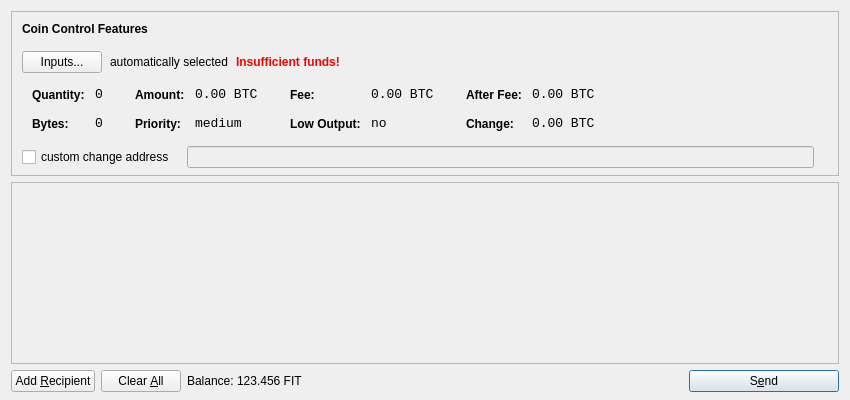
<?xml version="1.0" encoding="UTF-8"?>
<ui version="4.0">
 <class>SendCoinsDialog</class>
 <widget class="QDialog" name="SendCoinsDialog">
  <property name="geometry">
   <rect>
    <x>0</x>
    <y>0</y>
    <width>850</width>
    <height>400</height>
   </rect>
  </property>
  <property name="windowTitle">
   <string>Send Coins</string>
  </property>
  <layout class="QVBoxLayout" name="verticalLayout" stretch="0,1,0">
   <property name="bottomMargin">
    <number>8</number>
   </property>
   <item>
    <widget class="QFrame" name="frameCoinControl">
     <property name="sizePolicy">
      <sizepolicy hsizetype="Expanding" vsizetype="Expanding">
       <horstretch>0</horstretch>
       <verstretch>0</verstretch>
      </sizepolicy>
     </property>
     <property name="maximumSize">
      <size>
       <width>16777215</width>
       <height>16777215</height>
      </size>
     </property>
     <property name="frameShape">
      <enum>QFrame::StyledPanel</enum>
     </property>
     <property name="frameShadow">
      <enum>QFrame::Sunken</enum>
     </property>
     <layout class="QVBoxLayout" name="verticalLayoutCoinControl2">
      <property name="spacing">
       <number>-1</number>
      </property>
      <property name="leftMargin">
       <number>0</number>
      </property>
      <property name="topMargin">
       <number>0</number>
      </property>
      <property name="rightMargin">
       <number>0</number>
      </property>
      <property name="bottomMargin">
       <number>6</number>
      </property>
      <item>
       <layout class="QVBoxLayout" name="verticalLayoutCoinControl" stretch="0,0,0,0,1">
        <property name="spacing">
         <number>0</number>
        </property>
        <property name="leftMargin">
         <number>10</number>
        </property>
        <property name="topMargin">
         <number>10</number>
        </property>
        <item>
         <layout class="QHBoxLayout" name="horizontalLayoutCoinControl1">
          <property name="bottomMargin">
           <number>15</number>
          </property>
          <item>
           <widget class="QLabel" name="labelCoinControlFeatures">
            <property name="sizePolicy">
             <sizepolicy hsizetype="Preferred" vsizetype="Maximum">
              <horstretch>0</horstretch>
              <verstretch>0</verstretch>
             </sizepolicy>
            </property>
            <property name="font">
             <font>
              <weight>75</weight>
              <bold>true</bold>
             </font>
            </property>
            <property name="styleSheet">
             <string notr="true">font-weight:bold;</string>
            </property>
            <property name="text">
             <string>Coin Control Features</string>
            </property>
           </widget>
          </item>
         </layout>
        </item>
        <item>
         <layout class="QHBoxLayout" name="horizontalLayoutCoinControl2" stretch="0,0,0,0">
          <property name="spacing">
           <number>8</number>
          </property>
          <property name="bottomMargin">
           <number>10</number>
          </property>
          <item>
           <widget class="QPushButton" name="pushButtonCoinControl">
            <property name="styleSheet">
             <string notr="true"/>
            </property>
            <property name="text">
             <string>Inputs...</string>
            </property>
           </widget>
          </item>
          <item>
           <widget class="QLabel" name="labelCoinControlAutomaticallySelected">
            <property name="text">
             <string>automatically selected</string>
            </property>
            <property name="margin">
             <number>5</number>
            </property>
           </widget>
          </item>
          <item>
           <widget class="QLabel" name="labelCoinControlInsuffFunds">
            <property name="font">
             <font>
              <weight>75</weight>
              <bold>true</bold>
             </font>
            </property>
            <property name="styleSheet">
             <string notr="true">color:red;font-weight:bold;</string>
            </property>
            <property name="text">
             <string>Insufficient funds!</string>
            </property>
            <property name="margin">
             <number>5</number>
            </property>
           </widget>
          </item>
          <item>
           <spacer name="horizontalSpacerCoinControl">
            <property name="orientation">
             <enum>Qt::Horizontal</enum>
            </property>
            <property name="sizeHint" stdset="0">
             <size>
              <width>40</width>
              <height>1</height>
             </size>
            </property>
           </spacer>
          </item>
         </layout>
        </item>
        <item>
         <widget class="QWidget" name="widgetCoinControl" native="true">
          <property name="sizePolicy">
           <sizepolicy hsizetype="Preferred" vsizetype="Preferred">
            <horstretch>0</horstretch>
            <verstretch>0</verstretch>
           </sizepolicy>
          </property>
          <property name="minimumSize">
           <size>
            <width>0</width>
            <height>0</height>
           </size>
          </property>
          <property name="styleSheet">
           <string notr="true"/>
          </property>
          <layout class="QHBoxLayout" name="horizontalLayoutCoinControl5">
           <property name="margin">
            <number>0</number>
           </property>
           <item>
            <layout class="QHBoxLayout" name="horizontalLayoutCoinControl3" stretch="0,0,0,1">
             <property name="spacing">
              <number>20</number>
             </property>
             <property name="topMargin">
              <number>0</number>
             </property>
             <property name="bottomMargin">
              <number>10</number>
             </property>
             <item>
              <layout class="QFormLayout" name="formLayoutCoinControl1">
               <property name="horizontalSpacing">
                <number>10</number>
               </property>
               <property name="verticalSpacing">
                <number>14</number>
               </property>
               <property name="leftMargin">
                <number>10</number>
               </property>
               <property name="topMargin">
                <number>4</number>
               </property>
               <property name="rightMargin">
                <number>6</number>
               </property>
               <item row="0" column="0">
                <widget class="QLabel" name="labelCoinControlQuantityText">
                 <property name="styleSheet">
                  <string notr="true">font-weight:bold;</string>
                 </property>
                 <property name="text">
                  <string>Quantity:</string>
                 </property>
                 <property name="margin">
                  <number>0</number>
                 </property>
                </widget>
               </item>
               <item row="0" column="1">
                <widget class="QLabel" name="labelCoinControlQuantity">
                 <property name="font">
                  <font>
                   <family>Monospace</family>
                   <pointsize>10</pointsize>
                  </font>
                 </property>
                 <property name="cursor">
                  <cursorShape>IBeamCursor</cursorShape>
                 </property>
                 <property name="contextMenuPolicy">
                  <enum>Qt::ActionsContextMenu</enum>
                 </property>
                 <property name="text">
                  <string notr="true">0</string>
                 </property>
                 <property name="margin">
                  <number>0</number>
                 </property>
                 <property name="textInteractionFlags">
                  <set>Qt::LinksAccessibleByMouse|Qt::TextSelectableByKeyboard|Qt::TextSelectableByMouse</set>
                 </property>
                </widget>
               </item>
               <item row="1" column="0">
                <widget class="QLabel" name="labelCoinControlBytesText">
                 <property name="styleSheet">
                  <string notr="true">font-weight:bold;</string>
                 </property>
                 <property name="text">
                  <string>Bytes:</string>
                 </property>
                </widget>
               </item>
               <item row="1" column="1">
                <widget class="QLabel" name="labelCoinControlBytes">
                 <property name="font">
                  <font>
                   <family>Monospace</family>
                   <pointsize>10</pointsize>
                  </font>
                 </property>
                 <property name="cursor">
                  <cursorShape>IBeamCursor</cursorShape>
                 </property>
                 <property name="contextMenuPolicy">
                  <enum>Qt::ActionsContextMenu</enum>
                 </property>
                 <property name="text">
                  <string notr="true">0</string>
                 </property>
                 <property name="textInteractionFlags">
                  <set>Qt::LinksAccessibleByMouse|Qt::TextSelectableByKeyboard|Qt::TextSelectableByMouse</set>
                 </property>
                </widget>
               </item>
              </layout>
             </item>
             <item>
              <layout class="QFormLayout" name="formLayoutCoinControl2">
               <property name="horizontalSpacing">
                <number>10</number>
               </property>
               <property name="verticalSpacing">
                <number>14</number>
               </property>
               <property name="leftMargin">
                <number>6</number>
               </property>
               <property name="topMargin">
                <number>4</number>
               </property>
               <property name="rightMargin">
                <number>6</number>
               </property>
               <item row="0" column="0">
                <widget class="QLabel" name="labelCoinControlAmountText">
                 <property name="styleSheet">
                  <string notr="true">font-weight:bold;</string>
                 </property>
                 <property name="text">
                  <string>Amount:</string>
                 </property>
                 <property name="margin">
                  <number>0</number>
                 </property>
                </widget>
               </item>
               <item row="0" column="1">
                <widget class="QLabel" name="labelCoinControlAmount">
                 <property name="font">
                  <font>
                   <family>Monospace</family>
                   <pointsize>10</pointsize>
                  </font>
                 </property>
                 <property name="cursor">
                  <cursorShape>IBeamCursor</cursorShape>
                 </property>
                 <property name="contextMenuPolicy">
                  <enum>Qt::ActionsContextMenu</enum>
                 </property>
                 <property name="text">
                  <string notr="true">0.00 BTC</string>
                 </property>
                 <property name="textInteractionFlags">
                  <set>Qt::LinksAccessibleByMouse|Qt::TextSelectableByKeyboard|Qt::TextSelectableByMouse</set>
                 </property>
                </widget>
               </item>
               <item row="1" column="0">
                <widget class="QLabel" name="labelCoinControlPriorityText">
                 <property name="styleSheet">
                  <string notr="true">font-weight:bold;</string>
                 </property>
                 <property name="text">
                  <string>Priority:</string>
                 </property>
                </widget>
               </item>
               <item row="1" column="1">
                <widget class="QLabel" name="labelCoinControlPriority">
                 <property name="font">
                  <font>
                   <family>Monospace</family>
                   <pointsize>10</pointsize>
                  </font>
                 </property>
                 <property name="cursor">
                  <cursorShape>IBeamCursor</cursorShape>
                 </property>
                 <property name="contextMenuPolicy">
                  <enum>Qt::ActionsContextMenu</enum>
                 </property>
                 <property name="text">
                  <string>medium</string>
                 </property>
                 <property name="textInteractionFlags">
                  <set>Qt::LinksAccessibleByMouse|Qt::TextSelectableByKeyboard|Qt::TextSelectableByMouse</set>
                 </property>
                </widget>
               </item>
              </layout>
             </item>
             <item>
              <layout class="QFormLayout" name="formLayoutCoinControl3">
               <property name="horizontalSpacing">
                <number>10</number>
               </property>
               <property name="verticalSpacing">
                <number>14</number>
               </property>
               <property name="leftMargin">
                <number>6</number>
               </property>
               <property name="topMargin">
                <number>4</number>
               </property>
               <property name="rightMargin">
                <number>6</number>
               </property>
               <item row="0" column="0">
                <widget class="QLabel" name="labelCoinControlFeeText">
                 <property name="styleSheet">
                  <string notr="true">font-weight:bold;</string>
                 </property>
                 <property name="text">
                  <string>Fee:</string>
                 </property>
                 <property name="margin">
                  <number>0</number>
                 </property>
                </widget>
               </item>
               <item row="0" column="1">
                <widget class="QLabel" name="labelCoinControlFee">
                 <property name="font">
                  <font>
                   <family>Monospace</family>
                   <pointsize>10</pointsize>
                  </font>
                 </property>
                 <property name="cursor">
                  <cursorShape>IBeamCursor</cursorShape>
                 </property>
                 <property name="contextMenuPolicy">
                  <enum>Qt::ActionsContextMenu</enum>
                 </property>
                 <property name="text">
                  <string notr="true">0.00 BTC</string>
                 </property>
                 <property name="textInteractionFlags">
                  <set>Qt::LinksAccessibleByMouse|Qt::TextSelectableByKeyboard|Qt::TextSelectableByMouse</set>
                 </property>
                </widget>
               </item>
               <item row="1" column="0">
                <widget class="QLabel" name="labelCoinControlLowOutputText">
                 <property name="styleSheet">
                  <string notr="true">font-weight:bold;</string>
                 </property>
                 <property name="text">
                  <string>Low Output:</string>
                 </property>
                </widget>
               </item>
               <item row="1" column="1">
                <widget class="QLabel" name="labelCoinControlLowOutput">
                 <property name="font">
                  <font>
                   <family>Monospace</family>
                   <pointsize>10</pointsize>
                  </font>
                 </property>
                 <property name="cursor">
                  <cursorShape>IBeamCursor</cursorShape>
                 </property>
                 <property name="contextMenuPolicy">
                  <enum>Qt::ActionsContextMenu</enum>
                 </property>
                 <property name="text">
                  <string>no</string>
                 </property>
                 <property name="textInteractionFlags">
                  <set>Qt::LinksAccessibleByMouse|Qt::TextSelectableByKeyboard|Qt::TextSelectableByMouse</set>
                 </property>
                </widget>
               </item>
              </layout>
             </item>
             <item>
              <layout class="QFormLayout" name="formLayoutCoinControl4">
               <property name="horizontalSpacing">
                <number>10</number>
               </property>
               <property name="verticalSpacing">
                <number>14</number>
               </property>
               <property name="leftMargin">
                <number>6</number>
               </property>
               <property name="topMargin">
                <number>4</number>
               </property>
               <property name="rightMargin">
                <number>6</number>
               </property>
               <item row="0" column="0">
                <widget class="QLabel" name="labelCoinControlAfterFeeText">
                 <property name="styleSheet">
                  <string notr="true">font-weight:bold;</string>
                 </property>
                 <property name="text">
                  <string>After Fee:</string>
                 </property>
                 <property name="margin">
                  <number>0</number>
                 </property>
                </widget>
               </item>
               <item row="0" column="1">
                <widget class="QLabel" name="labelCoinControlAfterFee">
                 <property name="font">
                  <font>
                   <family>Monospace</family>
                   <pointsize>10</pointsize>
                  </font>
                 </property>
                 <property name="cursor">
                  <cursorShape>IBeamCursor</cursorShape>
                 </property>
                 <property name="contextMenuPolicy">
                  <enum>Qt::ActionsContextMenu</enum>
                 </property>
                 <property name="text">
                  <string notr="true">0.00 BTC</string>
                 </property>
                 <property name="textInteractionFlags">
                  <set>Qt::LinksAccessibleByMouse|Qt::TextSelectableByKeyboard|Qt::TextSelectableByMouse</set>
                 </property>
                </widget>
               </item>
               <item row="1" column="0">
                <widget class="QLabel" name="labelCoinControlChangeText">
                 <property name="styleSheet">
                  <string notr="true">font-weight:bold;</string>
                 </property>
                 <property name="text">
                  <string>Change:</string>
                 </property>
                </widget>
               </item>
               <item row="1" column="1">
                <widget class="QLabel" name="labelCoinControlChange">
                 <property name="font">
                  <font>
                   <family>Monospace</family>
                   <pointsize>10</pointsize>
                  </font>
                 </property>
                 <property name="cursor">
                  <cursorShape>IBeamCursor</cursorShape>
                 </property>
                 <property name="contextMenuPolicy">
                  <enum>Qt::ActionsContextMenu</enum>
                 </property>
                 <property name="text">
                  <string notr="true">0.00 BTC</string>
                 </property>
                 <property name="textInteractionFlags">
                  <set>Qt::LinksAccessibleByMouse|Qt::TextSelectableByKeyboard|Qt::TextSelectableByMouse</set>
                 </property>
                </widget>
               </item>
              </layout>
             </item>
            </layout>
           </item>
          </layout>
         </widget>
        </item>
        <item>
         <layout class="QHBoxLayout" name="horizontalLayoutCoinControl4" stretch="0,0,0">
          <property name="spacing">
           <number>12</number>
          </property>
          <property name="sizeConstraint">
           <enum>QLayout::SetDefaultConstraint</enum>
          </property>
          <property name="topMargin">
           <number>5</number>
          </property>
          <property name="rightMargin">
           <number>5</number>
          </property>
          <item>
           <widget class="QCheckBox" name="checkBoxCoinControlChange">
            <property name="text">
             <string>custom change address</string>
            </property>
           </widget>
          </item>
          <item>
           <widget class="QLineEdit" name="lineEditCoinControlChange">
            <property name="enabled">
             <bool>false</bool>
            </property>
            <property name="sizePolicy">
             <sizepolicy hsizetype="Expanding" vsizetype="Fixed">
              <horstretch>0</horstretch>
              <verstretch>0</verstretch>
             </sizepolicy>
            </property>
           </widget>
          </item>
          <item>
           <widget class="QLabel" name="labelCoinControlChangeLabel">
            <property name="sizePolicy">
             <sizepolicy hsizetype="Preferred" vsizetype="Expanding">
              <horstretch>0</horstretch>
              <verstretch>0</verstretch>
             </sizepolicy>
            </property>
            <property name="minimumSize">
             <size>
              <width>0</width>
              <height>0</height>
             </size>
            </property>
            <property name="text">
             <string/>
            </property>
            <property name="margin">
             <number>3</number>
            </property>
           </widget>
          </item>
         </layout>
        </item>
        <item>
         <spacer name="verticalSpacerCoinControl">
          <property name="orientation">
           <enum>Qt::Vertical</enum>
          </property>
          <property name="sizeHint" stdset="0">
           <size>
            <width>800</width>
            <height>1</height>
           </size>
          </property>
         </spacer>
        </item>
       </layout>
      </item>
     </layout>
    </widget>
   </item>
   <item>
    <widget class="QScrollArea" name="scrollArea">
     <property name="widgetResizable">
      <bool>true</bool>
     </property>
     <widget class="QWidget" name="scrollAreaWidgetContents">
      <property name="geometry">
       <rect>
        <x>0</x>
        <y>0</y>
        <width>830</width>
        <height>165</height>
       </rect>
      </property>
      <layout class="QVBoxLayout" name="verticalLayout_2">
       <property name="margin">
        <number>0</number>
       </property>
       <item>
        <layout class="QVBoxLayout" name="entries">
         <property name="spacing">
          <number>6</number>
         </property>
        </layout>
       </item>
       <item>
        <spacer name="verticalSpacer">
         <property name="orientation">
          <enum>Qt::Vertical</enum>
         </property>
         <property name="sizeHint" stdset="0">
          <size>
           <width>20</width>
           <height>40</height>
          </size>
         </property>
        </spacer>
       </item>
      </layout>
     </widget>
    </widget>
   </item>
   <item>
    <layout class="QHBoxLayout" name="horizontalLayout">
     <item>
      <widget class="QPushButton" name="addButton">
       <property name="toolTip">
        <string>Send to multiple recipients at once</string>
       </property>
       <property name="text">
        <string>Add &amp;Recipient</string>
       </property>
       <property name="icon">
        <iconset resource="../bitcoin.qrc">
         <normaloff>:/icons/add</normaloff>:/icons/add</iconset>
       </property>
       <property name="autoDefault">
        <bool>false</bool>
       </property>
      </widget>
     </item>
     <item>
      <widget class="QPushButton" name="clearButton">
       <property name="sizePolicy">
        <sizepolicy hsizetype="Minimum" vsizetype="Fixed">
         <horstretch>0</horstretch>
         <verstretch>0</verstretch>
        </sizepolicy>
       </property>
       <property name="toolTip">
        <string>Remove all transaction fields</string>
       </property>
       <property name="text">
        <string>Clear &amp;All</string>
       </property>
       <property name="icon">
        <iconset resource="../bitcoin.qrc">
         <normaloff>:/icons/remove</normaloff>:/icons/remove</iconset>
       </property>
       <property name="autoRepeatDelay">
        <number>300</number>
       </property>
       <property name="autoDefault">
        <bool>false</bool>
       </property>
      </widget>
     </item>
     <item>
      <layout class="QHBoxLayout" name="horizontalLayout_2">
       <property name="spacing">
        <number>3</number>
       </property>
       <item>
        <widget class="QLabel" name="label">
         <property name="text">
          <string>Balance:</string>
         </property>
        </widget>
       </item>
       <item>
        <widget class="QLabel" name="labelBalance">
         <property name="cursor">
          <cursorShape>IBeamCursor</cursorShape>
         </property>
         <property name="text">
          <string>123.456 FIT</string>
         </property>
         <property name="textInteractionFlags">
          <set>Qt::LinksAccessibleByMouse|Qt::TextSelectableByKeyboard|Qt::TextSelectableByMouse</set>
         </property>
        </widget>
       </item>
      </layout>
     </item>
     <item>
      <spacer name="horizontalSpacer">
       <property name="orientation">
        <enum>Qt::Horizontal</enum>
       </property>
       <property name="sizeHint" stdset="0">
        <size>
         <width>40</width>
         <height>20</height>
        </size>
       </property>
      </spacer>
     </item>
     <item>
      <widget class="QPushButton" name="sendButton">
       <property name="minimumSize">
        <size>
         <width>150</width>
         <height>0</height>
        </size>
       </property>
       <property name="toolTip">
        <string>Confirm the send action</string>
       </property>
       <property name="text">
        <string>S&amp;end</string>
       </property>
       <property name="icon">
        <iconset resource="../bitcoin.qrc">
         <normaloff>:/icons/send</normaloff>:/icons/send</iconset>
       </property>
       <property name="default">
        <bool>true</bool>
       </property>
      </widget>
     </item>
    </layout>
   </item>
  </layout>
 </widget>
 <resources>
  <include location="../bitcoin.qrc"/>
 </resources>
 <connections/>
</ui>
